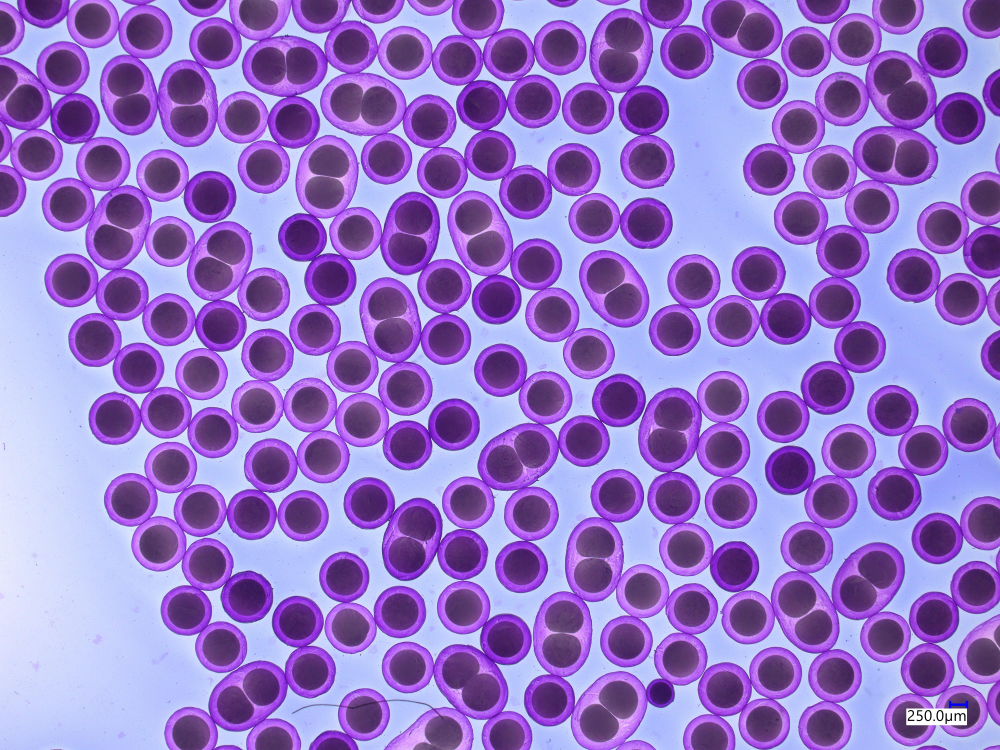
#> input picture data/EE/20240313_E1_0.jpg, 4000 x 3000 px (shown at 1/4 size); its folder holds only this picture in this run
$ python model_extract.py
#> lines starting #> are read from the running program, lines starting #| are printed output that depends on the picture
### functions.py
#%% Imports -------------------------------------------------------------------

import cv2
import time
import numpy as np
import pandas as pd
from skimage import io
from pathlib import Path
import segmentation_models as sm
from bdtools.patch import extract_patches, merge_patches

# Skimage
from skimage.measure import label
from skimage.filters import gaussian
from skimage.transform import rescale
from skimage.measure import regionprops
from skimage.exposure import adjust_gamma
from skimage.segmentation import watershed, clear_border
from skimage.morphology import disk, binary_erosion, remove_small_objects

# Scipy
from scipy.ndimage import distance_transform_edt

#%% Functions (preprocess) ----------------------------------------------------

def normalize_gcn(img):
    img = img - np.mean(img)
    img = img / np.std(img)
    return img

def normalize_pct(img, min_pct, max_pct):
    pMin = np.percentile(img, min_pct); # print(pMin)
    pMax = np.percentile(img, max_pct); # print(pMax)
    if pMax == 0:
        pMax = np.max(img) # Debug
    np.clip(img, pMin, pMax, out=img)
    img -= pMin
    img /= (pMax - pMin)
    return img

def preprocess_image(img):
    img = gaussian(img, sigma=2, preserve_range=True)
    img = normalize_gcn(img)
    img = normalize_pct(img, 0.01, 99.99)
    return img

# [370 lines left out: functions preprocess_mask, predict, label_objects, measure_objects, display, process and 2 more, not called in this run]

### bdtools/patch.py
#%% Imports -------------------------------------------------------------------

import numpy as np
from joblib import Parallel, delayed

#%% Function: extract_patches -------------------------------------------------

def extract_patches(arr, size, overlap):

    """
    Extract patches from 2D or 3D ndarray.

    For 3D array, patches are extracted from each 2D slice along the first
    dimension. If necessary, the input array is padded using 'reflect'
    padding mode.

    Parameters
    ----------
    arr : 2D or 3D ndarray
        Array to be patched.

    size : int
        Size of extracted patches.

    overlap : int
        Overlap between patches (Must be between 0 and size - 1).

    Returns
    -------
    patches : list of ndarrays
        List containing extracted patches

    """

    # Get dimensions
    if arr.ndim == 2:
        nT = 1
        nY, nX = arr.shape
    if arr.ndim == 3:
        nT, nY, nX = arr.shape

    # Get variables
    y0s = np.arange(0, nY, size - overlap)
    x0s = np.arange(0, nX, size - overlap)
    yMax = y0s[-1] + size
    xMax = x0s[-1] + size
    yPad = yMax - nY
    xPad = xMax - nX
    yPad1, yPad2 = yPad // 2, (yPad + 1) // 2
    xPad1, xPad2 = xPad // 2, (xPad + 1) // 2

    # Pad array
    if arr.ndim == 2:
        arr_pad = np.pad(
            arr, ((yPad1, yPad2), (xPad1, xPad2)), mode='reflect')
    if arr.ndim == 3:
        arr_pad = np.pad(
            arr, ((0, 0), (yPad1, yPad2), (xPad1, xPad2)), mode='reflect')

    # Extract patches
    patches = []
    if arr.ndim == 2:
        for y0 in y0s:
            for x0 in x0s:
                patches.append(arr_pad[y0:y0 + size, x0:x0 + size])
    if arr.ndim == 3:
        for t in range(nT):
            for y0 in y0s:
                for x0 in x0s:
                    patches.append(arr_pad[t, y0:y0 + size, x0:x0 + size])

    return patches

#%% Function: merge_patches ---------------------------------------------------

# [73 lines left out: function merge_patches, not called in this run]

### model/model_extract.py
#%% Imports -------------------------------------------------------------------

import numpy as np
from skimage import io
from pathlib import Path
from functions import preprocess_image
from bdtools.patch import extract_patches

#%% Inputs --------------------------------------------------------------------

# Path
data_path  = Path(Path.cwd().parent, 'data')
train_path = Path(Path.cwd().parent, 'data', 'train')
img_paths = list(data_path.glob("**/*.jpg"))

# Selection
nPatch = 2 # number of patch(es) extracted per image
size = 1024 # size of extract patches
overlap = 0 # overlap between patches

#%% Extract -------------------------------------------------------------------

for path in img_paths:

    # Open & preprocess image
    img = io.imread(path)
#> img is the input picture: shape (3000, 4000, 3); mean R, G, B 149.8, 117.7, 200.6
    img = np.mean(img, axis=2) # RGB to float
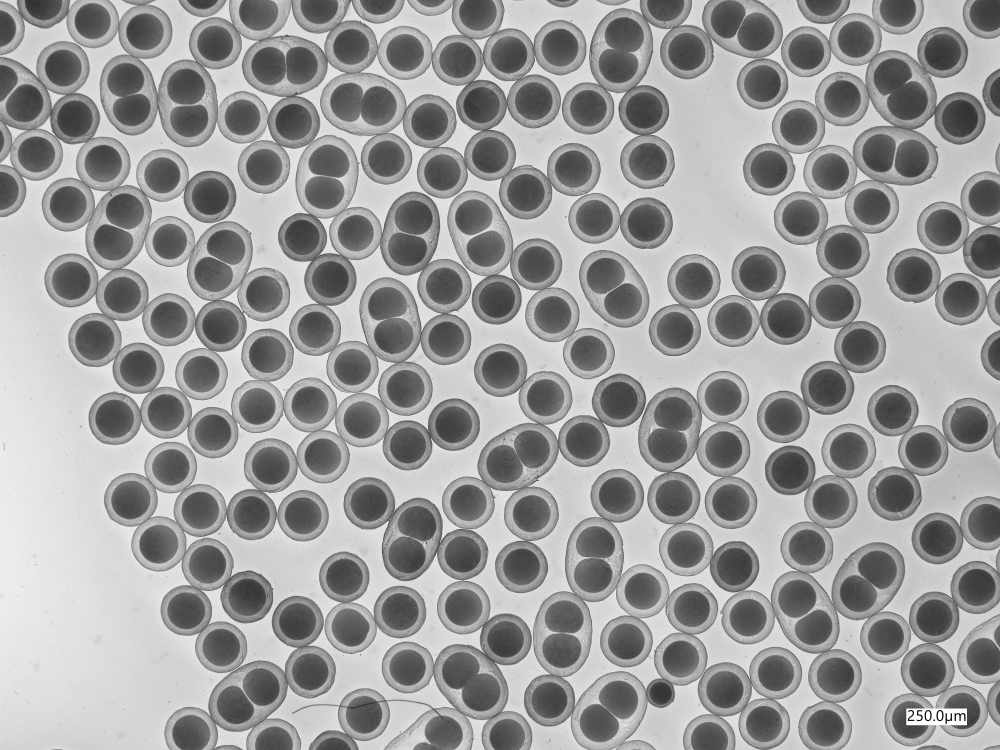
#> img: shape (3000, 4000) float64 (shown at 1/4 size); min 0, max 255, mean 156
    img = preprocess_image(img)
#> in normalize_gcn, `img = img - np.mean(img)`:
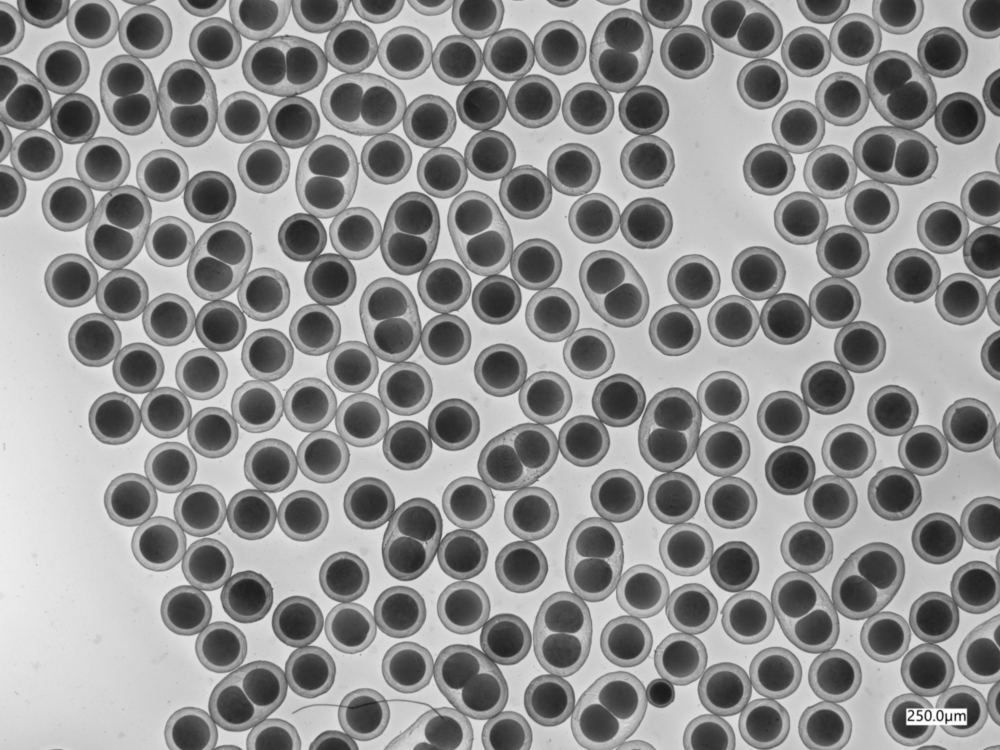
#> img: shape (3000, 4000) float64 (shown at 1/4 size); min -128.3, max 98.97, mean 0; drawn with min black and max white
#> in normalize_pct, `pMin = np.percentile(img, min_pct);`: pMin = -1.93
#> in normalize_pct, `pMax = np.percentile(img, max_pct);`: pMax = 1.83
#> in normalize_pct, `np.clip(img, pMin, pMax, out=img)`:
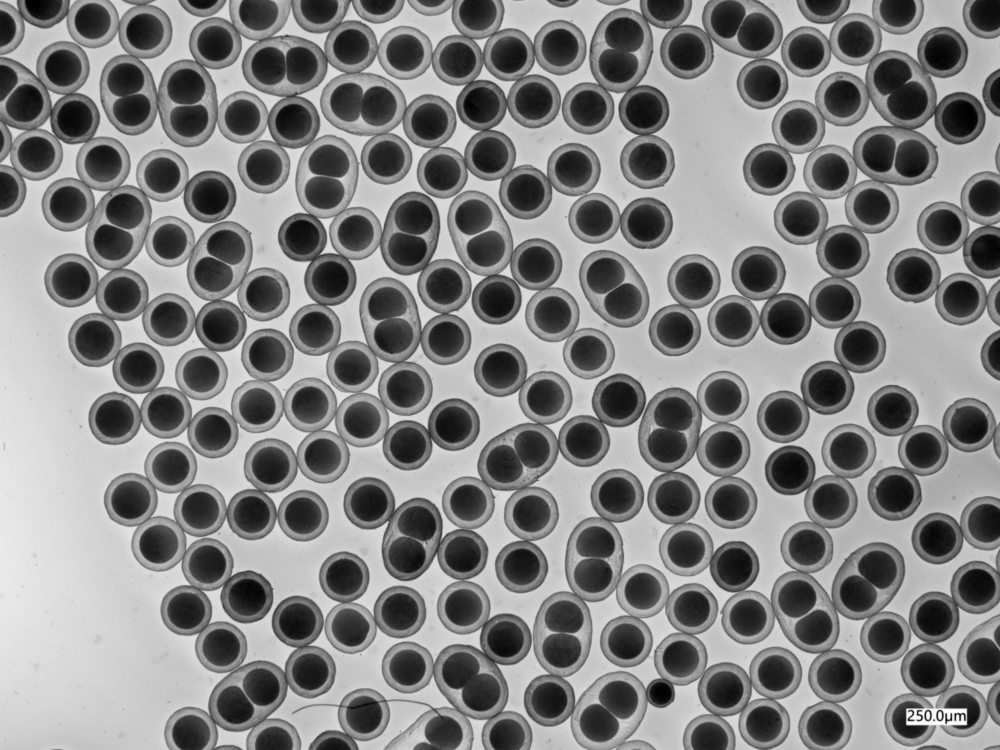
#> img: shape (3000, 4000) float64 (shown at 1/4 size); min -1.93, max 1.83, mean 2.86e-06; drawn with min black and max white

    # Extract patches
    patches = extract_patches(img, size, overlap)
#> in extract_patches, `arr_pad = np.pad( arr, ((yPad1, yPad2), (xPad1, xPad2)), mode='reflect')`:
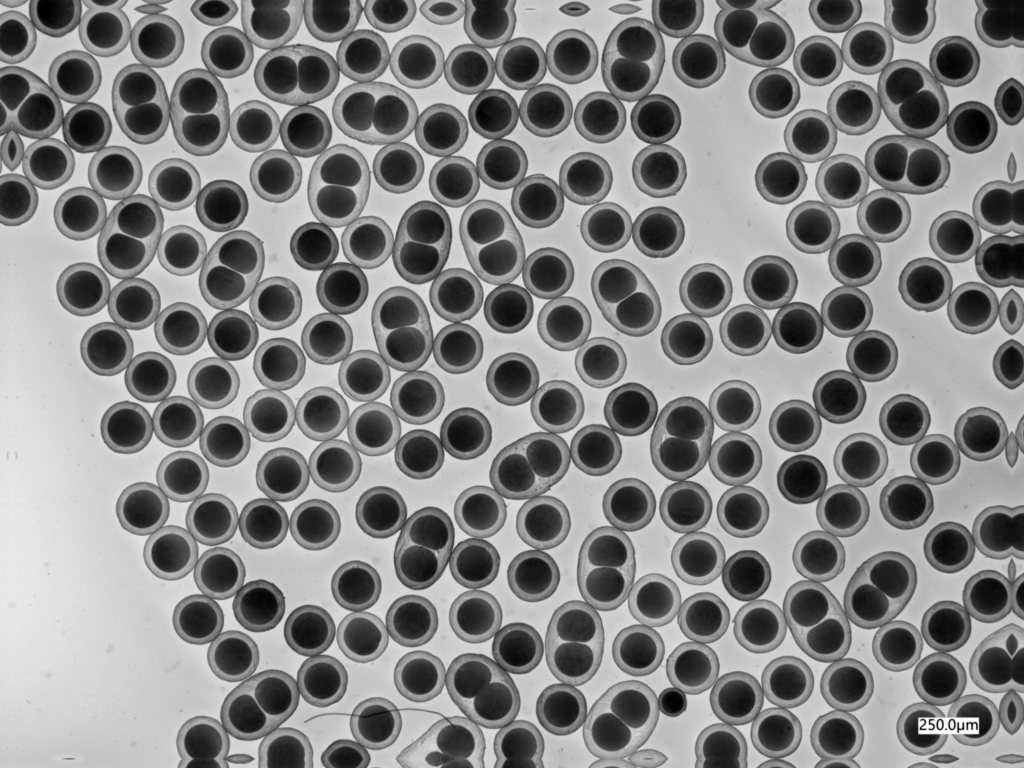
#> arr_pad: shape (3072, 4096) float64 (shown at 1/4 size); min 0, max 1, mean 0.515
#> after the loop in extract_patches, `for y0 in y0s:`: patches = 12 items
#> patches = 12 items

    # Select & save patches
    np.random.seed(42)
    idxs = np.random.choice(range(0, len(patches)), size=nPatch, replace=False)
#> idxs = [10, 9]
    for idx in idxs:
        patch = patches[idx]
        name = path.name.replace(".jpg", f"_p{idx:02d}.tif")
        io.imsave(
            Path(train_path, name),
            patch.astype("float32"),
            check_contrast=False
            )
#> this loop made 2 passes
#> (idx, name) on passes 1 to 2: (10, '20240313_E1_0_p10.tif'), (9, '20240313_E1_0_p09.tif')
#> pass 1, `patch = patches[idx]`:
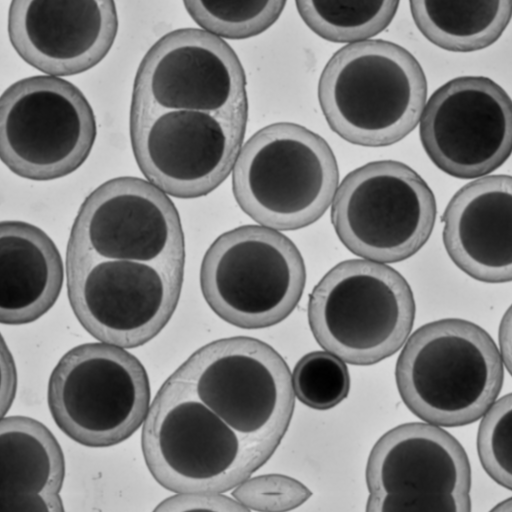
#> patch: shape (1024, 1024) float64 (shown at 1/2 size); min 0.00122, max 0.865, mean 0.496
#> pass 2, `patch = patches[idx]`:
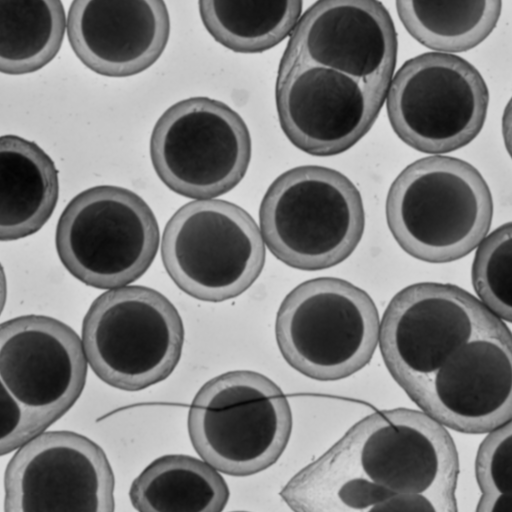
#> patch: shape (1024, 1024) float64 (shown at 1/2 size); min 0.013, max 0.882, mean 0.491
#> pass 2 of the loop `for path in img_paths:`:
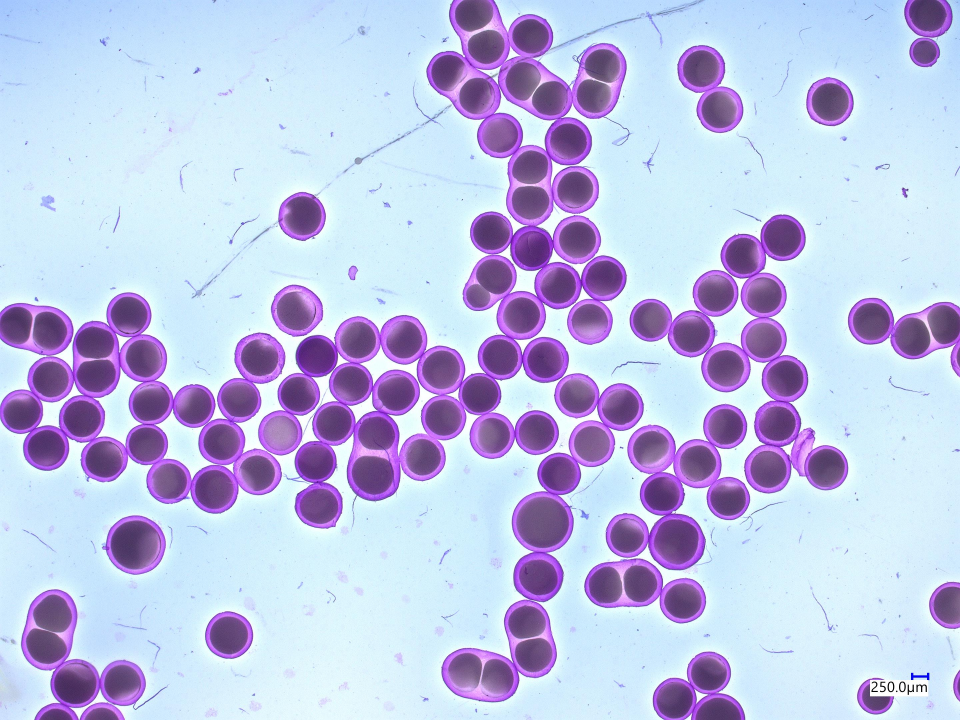
#> input picture data/RR/20231124_E14 pooled.jpg, 2880 x 2160 px (shown at 1/3 size)
#> img is the input picture: shape (2160, 2880, 3); mean R, G, B 190.6, 194.6, 229.6
#> in extract_patches (call 2), `arr_pad = np.pad( arr, ((yPad1, yPad2), (xPad1, xPad2)), mode='reflect')`:
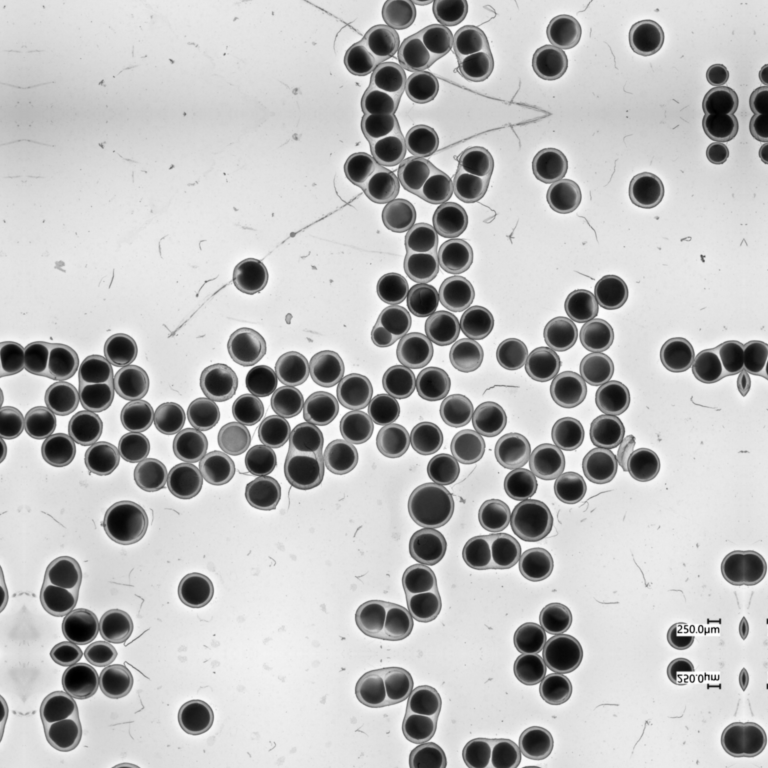
#> arr_pad: shape (3072, 3072) float64 (shown at 1/4 size); min 0, max 1, mean 0.746
#> after the loop in extract_patches (call 2), `for y0 in y0s:`: patches = 9 items
#> idxs = [7, 1]
#> the loop `for idx in idxs:` made 2 passes
#> (idx, name) on pass 1: (7, '20231124_E14 pooled_p07.tif')
#> pass 2, `patch = patches[idx]`:
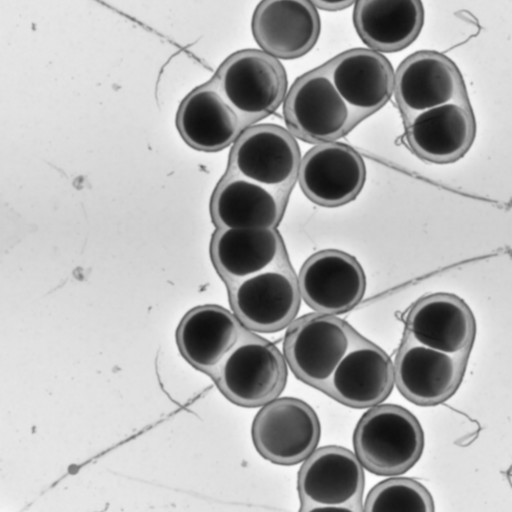
#> patch: shape (1024, 1024) float64 (shown at 1/2 size); min 0.0567, max 0.996, mean 0.699
